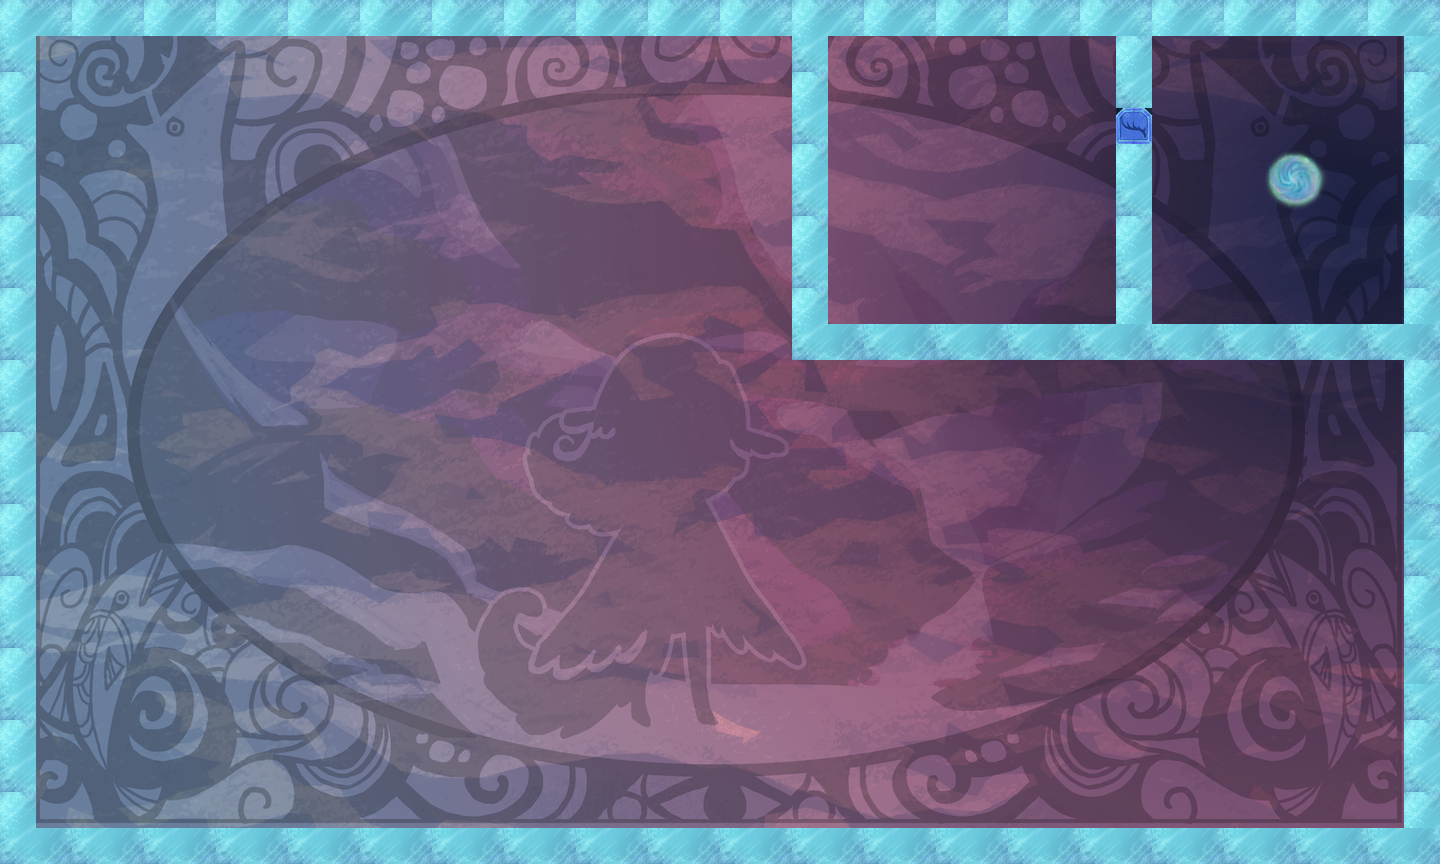

This is a level from a 2D game, rendered from its Tiled map with the project's own tilesets. A one-line summary and the map file follow, with tile-layer data summarised:
An orthogonal 40x24 tile map with 36x36 px tiles, 2 tile layers (bg, tiles), 14 tilesets.

<map version="1.0" orientation="orthogonal" width="40" height="24" tilewidth="36" tileheight="36">
 <properties>
  <property name="itemGoal" value="4" />
  <property name="itemSize" value="1" />
  <property name="moveObj" value="0" />
  <property name="playerLocation" value="!json! {&quot;x&quot;: 20, &quot;y&quot;:12 }" />
  <property name="tutorial" value="false" />
 </properties>
 <tileset firstgid="1" name="bg" tilewidth="1440" tileheight="864">
  <tileoffset x="-720" y="432" />
  <image source="../../../art/bg.png" width="1440" height="864" />
 </tileset>
 <tileset firstgid="2" name="redWall" tilewidth="36" tileheight="36">
  <image source="../../../art/redWall.png" width="72" height="72" />
  <tile id="0">
   <properties>
    <property name="bodyType" value="static" />
    <property name="collType" value="solid" />
    <property name="func" value="redWallCollision" />
    <property name="name" value="redWall" />
    <property name="physics:bounce" value="0" />
    <property name="physics:enabled" value="true" />
   </properties>
  </tile>
  <tile id="1">
   <properties>
    <property name="bodyType" value="static" />
    <property name="collType" value="solid" />
    <property name="func" value="redWallCollision" />
    <property name="name" value="redWall" />
    <property name="physics:bounce" value="0" />
    <property name="physics:enabled" value="true" />
   </properties>
  </tile>
  <tile id="2">
   <properties>
    <property name="bodyType" value="static" />
    <property name="collType" value="solid" />
    <property name="func" value="redWallCollision" />
    <property name="name" value="redWall" />
    <property name="physics:bounce" value="0" />
    <property name="physics:enabled" value="true" />
   </properties>
  </tile>
  <tile id="3">
   <properties>
    <property name="bodyType" value="static" />
    <property name="collType" value="solid" />
    <property name="func" value="redWallCollision" />
    <property name="name" value="redWall" />
    <property name="physics:bounce" value="0" />
    <property name="physics:enabled" value="true" />
   </properties>
  </tile>
 </tileset>
 <tileset firstgid="6" name="aura" tilewidth="72" tileheight="72">
  <image source="../../../art/aura.png" width="72" height="72" />
  <tile id="0">
   <properties>
    <property name="bodyType" value="static" />
    <property name="collType" value="passThru" />
    <property name="func" value="blueAuraCollision" />
    <property name="name" value="blueAura" />
    <property name="physics:bounce" value="0" />
    <property name="physics:enabled" value="true" />
   </properties>
  </tile>
 </tileset>
 <tileset firstgid="7" name="rune" tilewidth="72" tileheight="72">
  <image source="../../../art/rune.png" width="72" height="72" />
  <tile id="0">
   <properties>
    <property name="bodyType" value="static" />
    <property name="collType" value="passThru" />
    <property name="func" value="runeCollision" />
    <property name="name" value="rune" />
    <property name="physics:bounce" value="0" />
    <property name="physics:enabled" value="true" />
   </properties>
  </tile>
 </tileset>
 <tileset firstgid="8" name="key" tilewidth="72" tileheight="72">
  <image source="../../../art/antler.png" width="72" height="72" />
  <tile id="0">
   <properties>
    <property name="bodyType" value="static" />
    <property name="collType" value="passThru" />
    <property name="collectible" value="true" />
    <property name="func" value="keyCollision" />
    <property name="name" value="key" />
    <property name="physics:bounce" value="0" />
    <property name="physics:enabled" value="true" />
   </properties>
  </tile>
 </tileset>
 <tileset firstgid="9" name="blueWall" tilewidth="36" tileheight="36">
  <image source="../../../art/blueWall.png" width="72" height="72" />
  <tile id="0">
   <properties>
    <property name="bodyType" value="static" />
    <property name="collType" value="wall" />
    <property name="func" value="blueWallCollision" />
    <property name="name" value="blueWall" />
    <property name="physics:bounce" value="0" />
    <property name="physics:enabled" value="true" />
   </properties>
  </tile>
  <tile id="1">
   <properties>
    <property name="bodyType" value="static" />
    <property name="collType" value="wall" />
    <property name="func" value="blueWallCollision" />
    <property name="name" value="blueWall" />
    <property name="physics:bounce" value="0" />
    <property name="physics:enabled" value="true" />
   </properties>
  </tile>
  <tile id="2">
   <properties>
    <property name="bodyType" value="static" />
    <property name="collType" value="wall" />
    <property name="func" value="blueWallCollision" />
    <property name="name" value="blueWall" />
    <property name="physics:bounce" value="0" />
    <property name="physics:enabled" value="true" />
   </properties>
  </tile>
  <tile id="3">
   <properties>
    <property name="bodyType" value="static" />
    <property name="collType" value="wall" />
    <property name="func" value="blueWallCollision" />
    <property name="name" value="blueWall" />
    <property name="physics:bounce" value="0" />
    <property name="physics:enabled" value="true" />
   </properties>
  </tile>
 </tileset>
 <tileset firstgid="13" name="greenWall" tilewidth="36" tileheight="36">
  <image source="../../../art/greenWall.png" width="72" height="72" />
  <tile id="0">
   <properties>
    <property name="bodyType" value="static" />
    <property name="collType" value="solid" />
    <property name="func" value="greenWallCollision" />
    <property name="name" value="greenWall" />
    <property name="physics:bounce" value="0" />
    <property name="physics:enabled" value="static" />
   </properties>
  </tile>
  <tile id="1">
   <properties>
    <property name="bodyType" value="static" />
    <property name="collType" value="solid" />
    <property name="func" value="greenWallCollision" />
    <property name="name" value="greenWall" />
    <property name="physics:bounce" value="0" />
    <property name="physics:enabled" value="true" />
   </properties>
  </tile>
  <tile id="2">
   <properties>
    <property name="bodyType" value="static" />
    <property name="collType" value="solid" />
    <property name="func" value="greenWallCollision" />
    <property name="name" value="greenWall" />
    <property name="physics:bounce" value="0" />
    <property name="physics:enabled" value="true" />
   </properties>
  </tile>
  <tile id="3">
   <properties>
    <property name="bodyType" value="static" />
    <property name="collType" value="solid" />
    <property name="func" value="greenWallCollision" />
    <property name="name" value="greenWall" />
    <property name="physics:bounce" value="0" />
    <property name="physics:enabled" value="true" />
   </properties>
  </tile>
 </tileset>
 <tileset firstgid="17" name="lockedDoor" tilewidth="72" tileheight="72">
  <image source="../../../art/lockeddoor.png" width="72" height="72" />
  <tile id="0">
   <properties>
    <property name="bodyType" value="static" />
    <property name="collType" value="solid" />
    <property name="func" value="lockedDoorCollision" />
    <property name="name" value="lockedDoor" />
    <property name="physics:bounce" value="0" />
    <property name="physics:enabled" value="true" />
   </properties>
  </tile>
 </tileset>
 <tileset firstgid="18" name="runeblue" tilewidth="72" tileheight="72">
  <image source="../../../art/runeblue.png" width="72" height="72" />
  <tile id="0">
   <properties>
    <property name="bodyType" value="static" />
    <property name="collType" value="passThru" />
    <property name="func" value="runeCollision" />
    <property name="name" value="blueRune" />
    <property name="physics:bounce" value="0" />
    <property name="physics:enabled" value="true" />
   </properties>
  </tile>
 </tileset>
 <tileset firstgid="19" name="runegreen" tilewidth="72" tileheight="72">
  <image source="../../../art/runegreen.png" width="72" height="72" />
  <tile id="0">
   <properties>
    <property name="bodyType" value="static" />
    <property name="collType" value="passThru" />
    <property name="func" value="runeCollision" />
    <property name="name" value="greenRune" />
    <property name="physics:bounce" value="0" />
    <property name="physics:enabled" value="true" />
   </properties>
  </tile>
 </tileset>
 <tileset firstgid="20" name="runepink" tilewidth="72" tileheight="72">
  <image source="../../../art/runepink.png" width="72" height="72" />
  <tile id="0">
   <properties>
    <property name="bodyType" value="static" />
    <property name="collType" value="passThru" />
    <property name="func" value="runeCollision" />
    <property name="name" value="pinkRune" />
    <property name="physics:bounce" value="0" />
    <property name="physics:enabled" value="true" />
   </properties>
  </tile>
 </tileset>
 <tileset firstgid="21" name="runepurple" tilewidth="72" tileheight="72">
  <image source="../../../art/runepurple.png" width="72" height="72" />
  <tile id="0">
   <properties>
    <property name="bodyType" value="static" />
    <property name="collType" value="passThru" />
    <property name="func" value="runeCollision" />
    <property name="name" value="purpleRune" />
    <property name="physics:bounce" value="0" />
    <property name="physics:enabled" value="true" />
   </properties>
  </tile>
 </tileset>
 <tileset firstgid="22" name="runeyellow" tilewidth="72" tileheight="72">
  <image source="../../../art/runeyellow.png" width="72" height="72" />
  <tile id="0">
   <properties>
    <property name="bodyType" value="static" />
    <property name="collType" value="passThru" />
    <property name="func" value="runeCollision" />
    <property name="name" value="yellowRune" />
    <property name="physics:bounce" value="0" />
    <property name="physics:enabled" value="true" />
   </properties>
  </tile>
 </tileset>
 <tileset firstgid="23" name="antlerdoor" tilewidth="36" tileheight="36">
  <image source="../../../art/antlerdoor.png" width="36" height="36" />
 </tileset>
 <layer name="bg" width="40" height="24">
  <data>[960 cells, 1 non-empty, 1 distinct tile ids]</data>
 </layer>
 <layer name="tiles" width="40" height="24">
  <data>[960 cells, 158 non-empty, 6 distinct tile ids]</data>
 </layer>
</map>
